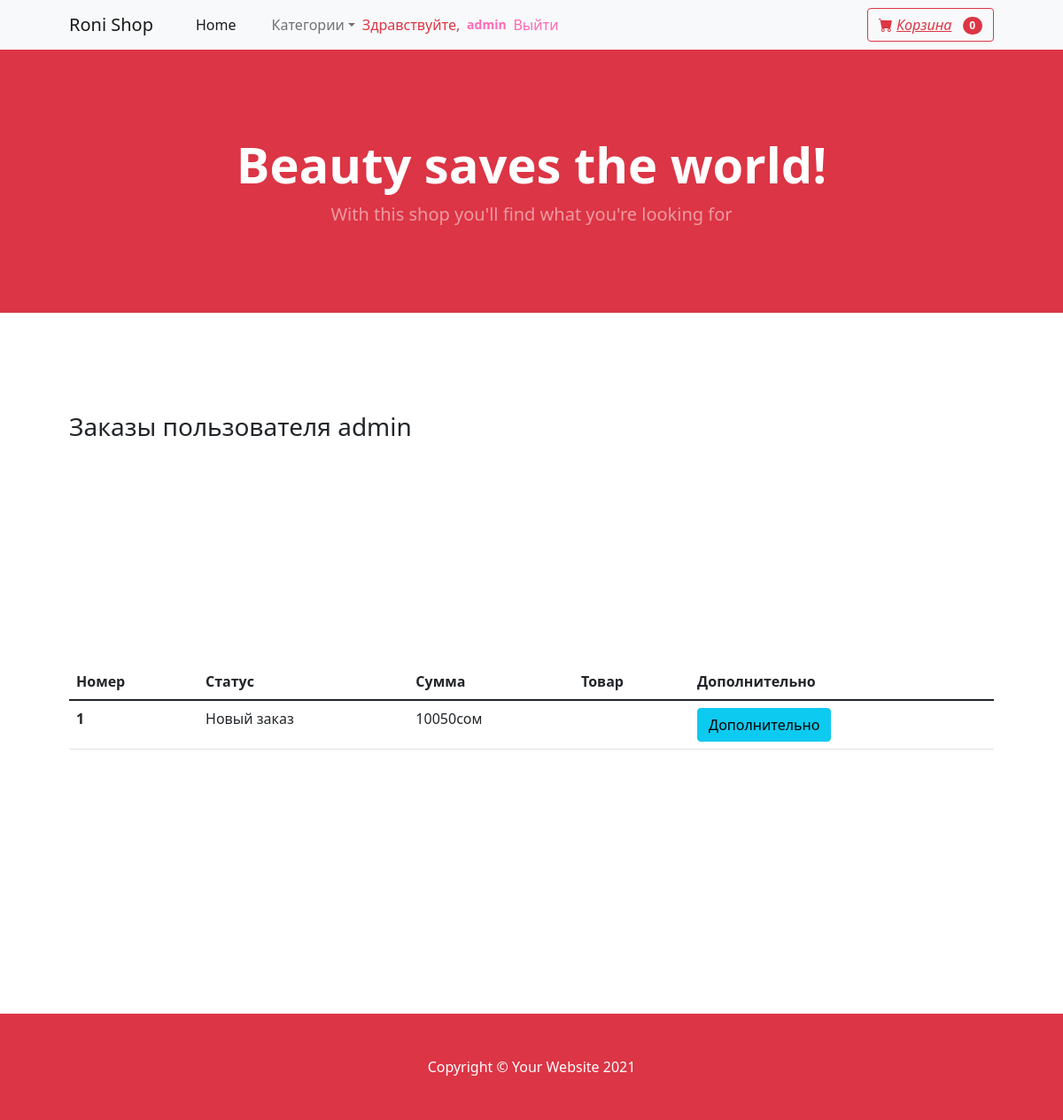
/profile/ (signed in), run on the app's committed database.
### mainapp/models.py (models this page shows, shortened)
class Cart(models.Model):
    owner = models.ForeignKey('Customer', null=True, verbose_name='Владелец', on_delete=models.CASCADE)
    products = models.ManyToManyField(CartProduct, blank=True, related_name='related_cart')
    total_products = models.PositiveIntegerField(default=0)
    final_price = models.PositiveIntegerField(default=0, verbose_name='Общая цена')
    in_order = models.BooleanField(default=False)
    for_anonymous_user = models.BooleanField(default=False)

class Order(models.Model):
    STATUS_NEW = 'new'
    STATUS_IN_PROGRESS = 'in_progress'
    STATUS_READY = 'is_ready'
    STATUS_COMPLETED = 'completed'
    BUYING_TYPE_SELF = 'self'
    BUYING_TYPE_DELIVERY = 'delivery'
    STATUS_CHOICES = (
        (STATUS_NEW, 'Новый заказ'),
        (STATUS_IN_PROGRESS, 'Заказ в обработке'),
        (STATUS_READY, 'Заказ готов'),
        (STATUS_COMPLETED, 'Заказ выполнен')
    )
    BUYING_TYPE_CHOICES = (
        (BUYING_TYPE_SELF, 'Самовывоз'),
        (BUYING_TYPE_DELIVERY, 'Доставка')
    )
    customer = models.ForeignKey(Customer, verbose_name='Покупатель', related_name='related_orders',
                                 on_delete=models.CASCADE)
    first_name = models.CharField(max_length=255, verbose_name='Имя')
    last_name = models.CharField(max_length=255, verbose_name='Фамилия')
    phone = models.CharField(max_length=20, verbose_name='Телефон')
    cart = models.ForeignKey(Cart, verbose_name='Корзина', on_delete=models.CASCADE, null=True, blank=True)
    address = models.CharField(max_length=1024, verbose_name='Адрес', null=True, blank=True)
    status = models.CharField(
            max_length=100,
            verbose_name='Статус заказа',
            choices=STATUS_CHOICES,
            default=STATUS_NEW
        )
    buying_type = models.CharField(
        max_length=100,
        verbose_name='Тип заказа',
        choices=BUYING_TYPE_CHOICES,
        default=BUYING_TYPE_SELF
    )
    comment = models.TextField(verbose_name='Комментарий к заказу', null=True, blank=True)
    created_at = models.DateTimeField(auto_now=True, verbose_name='Дата создания заказа')
    order_date = models.DateField(verbose_name='Дата получения заказа', default=timezone.now)

### mainapp/views.py (the view)
# urls.py: path('profile/', ProfileView.as_view(), name='profile')
class ProfileView(CartMixin, View):
    def get(self, request, *args, **kwargs):
        customer = Customer.objects.get(user=request.user)
        orders = Order.objects.filter(customer=customer).order_by('-created_at')
        categories = Category.objects.all()
        return render(
            request,
            'profile.html',
            {'orders': orders, 'cart': self.cart, 'categories': categories}
        )

### mainapp/mixins.py (called while the page is built)
    def dispatch(self, request, *args, **kwargs):
        if request.user.is_authenticated:
            customer = Customer.objects.filter(user=request.user).first()
            if not customer:
                customer = Customer.objects.create(
                    user=request.user
                )
            cart = Cart.objects.filter(owner=customer, in_order=False).first()
            if not cart:
                cart = Cart.objects.create(owner=customer)
        else:
            cart = Cart.objects.filter(for_anonymous_user=True).first()
            if not cart:
                cart = Cart.objects.create(for_anonymous_user=True)
        self.cart = cart
        return super().dispatch(request, *args, **kwargs)

### mainapp/models.py (called while the page is built)
    def get_absolute_url(self):
        return reverse('category_detail', kwargs={'slug': self.slug})

### mainapp/templates/profile.html (shortened to what this page needs)
{% extends 'base.html' %}
{% block content %}
<h3 class="mt-3 mb-3">Заказы пользователя {{ request.user.username }}</h3>
{% if not orders.count %}
<div class="col-md-12" style="margin-top: 300px; margin-bottom:300 px; ">
    <h3>У вас нет заказов. <a href="{% url 'base' %}">Начните делать покупки</a> </h3>
</div>
{% else %}
<div class="col-md-12" style="margin-bottom: 250px; margin-top: 250px;">
    <table class="table">
        <thead>
        <th scope="col">Номер</th>
        <th scope="col">Статус</th>
        <th scope="col">Сумма</th>
        <th scope="col">Товар</th>
        <th scope="col">Дополнительно</th>
        </thead>
        <tbody>
            {% for order in orders %}
                <tr>
                    <th scope="row"> {{ order.id }}</th>
                    <td> {{ order.get_status_display }}</td>
                    <td>{{ order.cart.final_price }}сом</td>
                    <td>
                    </td>
                <td>
                    <button class="btn btn-info" data-toggle="modal" data-target="#exampleModal-{{ order.id }}">Дополнительно</button>
                </td>
                </tr>
            {% endfor %}
        </tbody>
    </table>
</div>
{% endif %}
{% endblock %}

### mainapp/templates/base.html (shortened to what this page needs)
<!DOCTYPE html>
<html lang="en">
    <head>
        <link href="https://cdn.jsdelivr.net/npm/bootstrap-icons@1.5.0/font/bootstrap-icons.css" rel="stylesheet" />
        <link href="https://cdn.jsdelivr.net/npm/bootstrap@5.1.1/dist/css/bootstrap.min.css" rel="stylesheet">
    </head>
    <body>
        <nav class="navbar navbar-expand-lg navbar-light bg-light">
            <div class="container px-4 px-lg-5">
                <a class="navbar-brand" href="#!">Roni Shop</a>
                <div class="collapse navbar-collapse" id="navbarSupportedContent">
                    <ul class="navbar-nav me-auto mb-2 mb-lg-0 ms-lg-4">
                        <li class="nav-item"><a class="nav-link active" aria-current="page" href="{% url 'base' %}">Home</a></li>
                    </ul>
                    <div class="collapse navbar-collapse" id="navbarSupportedContent">
                    <ul class="navbar-nav me-auto mb-2 mb-lg-0 ms-lg-4">
                        <li class="nav-item dropdown">
                            <a class="nav-link dropdown-toggle" id="navbarDropdown" href="#" role="button" data-bs-toggle="dropdown" aria-haspopup="true" aria-expanded="false">Категории</a>
                        </li>
                  <li class="nav-item">
                  {% if request.user.is_authenticated %}
                       <span class="navbar text text-danger"> Здравствуйте, <span class="badge badge-danger">
                            <a style="text-decoration: none; font-size: 14px;color: hotpink;" href="{% url 'profile' %}">{{ request.user.username }}</a> </span>
                            <a href="{%  url 'logout' %}" style="color: hotpink; text-decoration: none">Выйти</a>
                       </span>
                  {% endif %}
                  </li>
                    </ul>
                    <form class="d-flex">
                        <button class="btn btn-outline-danger" type="submit">
                            <i class="bi-cart-fill me-1"> <a class="link-danger" href="{% url 'cart' %}" >Корзина</a></i>
                            <span class="badge bg-danger text-white ms-1 rounded-pill">{{ cart.products.count }}</span>
                        </button>
                    </form>
                </div>
            </div>
        </nav>
        <header class="bg-danger py-5">
            <div class="container px-4 px-lg-5 my-5">
                <div class="text-center text-white">
                    <h1 class="display-4 fw-bolder">Beauty saves the world!</h1>
                    <p class="lead fw-normal text-white-50 mb-0">With this shop you'll find what you're looking for</p>
                </div>
            </div>
        </header>
        <section class="py-5">
            <div class="container px-4 px-lg-5 mt-5">
                {% block content %}{% endblock content %}
            </div>
        </section>
        <footer class="py-5 bg-danger">
            <div class="container"><p class="m-0 text-center text-white">Copyright &copy; Your Website 2021</p></div>
        </footer>
    </body>
</html>

### data on the page
Cart: products.count "0"
Order: id "1", status "Новый заказ", cart.final_price "10050"

### other printed values
{{ request.user.username }} "admin"
